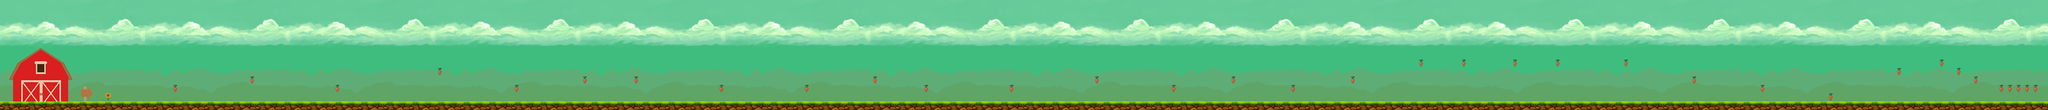

This game map was drawn from its Tiled (.tmx) file and the tilesets committed beside it. A one-line description and the trimmed map source follow:
An orthogonal 240x13 tile map with 16x16 px tiles, 2 tile layers (BackGround, Graphics) and 35 objects.

<map version="1.0" orientation="orthogonal" renderorder="right-down" width="240" height="13" tilewidth="16" tileheight="16" nextobjectid="36">
 <tileset firstgid="1" name="level1" tilewidth="16" tileheight="16" tilecount="1872" columns="156">
  <image source="../level1.png" width="2500" height="206" />
 </tileset>
 <layer name="BackGround" width="240" height="13">
  <data>[3120 cells, 2880 non-empty, 204 distinct tile ids]</data>
 </layer>
 <layer name="Graphics" width="240" height="13">
  <data>[3120 cells, 344 non-empty, 74 distinct tile ids]</data>
 </layer>
 <objectgroup name="Carrot">
  <object id="2" x="320.4" y="159.636" width="15.4002" height="16.5271" />
  <object id="3" x="464.072" y="143.109" width="15.4002" height="16.5271" />
  <object id="4" x="624.46" y="159.261" width="15.4002" height="16.5271" />
  <object id="5" x="816.024" y="127.333" width="15.4002" height="16.5271" />
  <object id="6" x="959.884" y="159.261" width="15.4002" height="16.5271" />
  <object id="7" x="1087.97" y="143.485" width="15.4002" height="16.5271" />
  <object id="8" x="1184.5" y="143.485" width="15.4002" height="16.5271" />
  <object id="9" x="1343.76" y="158.885" width="15.4002" height="16.5271" />
  <object id="10" x="1504.15" y="158.885" width="15.4002" height="16.5271" />
  <object id="11" x="1632.24" y="143.485" width="15.4002" height="16.5271" />
  <object id="12" x="1728.39" y="159.261" width="15.4002" height="16.5271" />
  <object id="13" x="1888.03" y="159.636" width="15.4002" height="16.5271" />
  <object id="14" x="2048.04" y="142.734" width="15.4002" height="16.5271" />
  <object id="15" x="2192.28" y="159.261" width="15.4002" height="16.5271" />
  <object id="16" x="2303.84" y="143.109" width="15.4002" height="16.5271" />
  <object id="17" x="2416.14" y="159.636" width="15.4002" height="16.5271" />
  <object id="18" x="2528.45" y="143.109" width="15.4002" height="16.5271" />
  <object id="19" x="2655.79" y="111.558" width="15.4002" height="16.5271" />
  <object id="20" x="2736.54" y="111.182" width="15.4002" height="16.5271" />
  <object id="21" x="2831.95" y="111.933" width="15.4002" height="16.5271" />
  <object id="22" x="2911.96" y="111.558" width="15.4002" height="16.5271" />
  <object id="23" x="3040.04" y="111.182" width="15.4002" height="16.5271" />
  <object id="24" x="3167.75" y="143.485" width="15.4002" height="16.5271" />
  <object id="25" x="3296.59" y="159.261" width="15.4002" height="16.5271" />
  <object id="26" x="3424.29" y="175.788" width="15.4002" height="16.5271" />
  <object id="27" x="3552" y="127.333" width="15.4002" height="16.5271" />
  <object id="28" x="3632.01" y="111.558" width="15.4002" height="16.5271" />
  <object id="29" x="3664.31" y="127.333" width="15.4002" height="16.5271" />
  <object id="30" x="3696.24" y="143.485" width="15.4002" height="16.5271" />
  <object id="31" x="3744.32" y="159.261" width="15.4002" height="16.5271" />
  <object id="32" x="3760.47" y="159.261" width="15.4002" height="16.5271" />
  <object id="33" x="3775.87" y="159.636" width="15.4002" height="16.5271" />
  <object id="34" x="3792.4" y="159.636" width="15.4002" height="16.5271" />
  <object id="35" x="3807.8" y="159.636" width="15.4002" height="16.5271" />
 </objectgroup>
 <objectgroup name="Ground">
  <object id="1" x="0.75123" y="192.315" width="3838.41" height="15.0246" />
 </objectgroup>
</map>